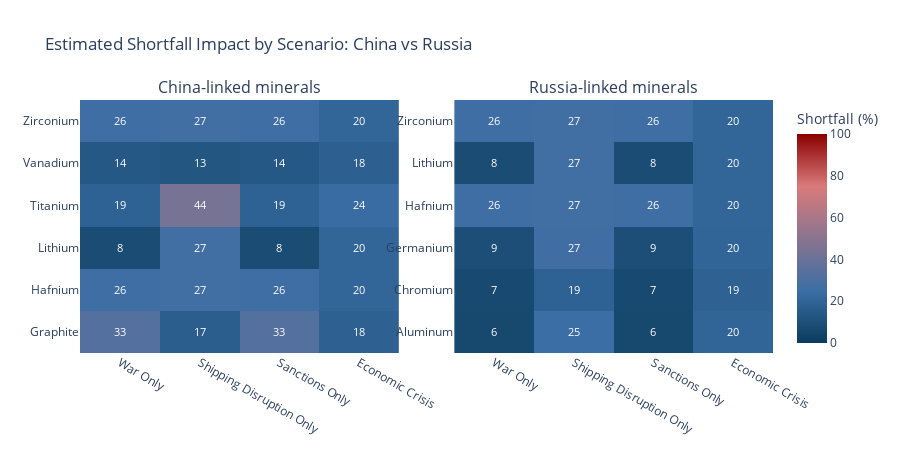

Notebook cell for this chart:
### Code cell
import numpy as np
import pandas as pd
import plotly.graph_objects as go
from plotly.subplots import make_subplots

# Optional: only include minerals where the country share is at least this percent
min_share_threshold = 0  # set to 20 for "meaningful" dependencies

blue_red_scale = [
    [0.0, "#0b3c5d"],   # dark blue
    [0.25, "#3b6ea5"],  # blue

    [0.75, "#d97a7a"],  # light red
    [1.0, "#8b0000"]    # dark red
]

def build_country_heatmap_matrix(country: str, df_sources_out: pd.DataFrame, melt: pd.DataFrame, min_share: float):
    # Minerals linked to the given country (optionally above threshold)
    minerals = (
        df_sources_out.loc[
            (df_sources_out["country"] == country) & (df_sources_out["share_pct"] >= min_share),
            "mineral"
        ]
        .dropna()
        .unique()
    )

    melt_c = melt[melt["mineral"].isin(minerals)].copy()
    if melt_c.empty:
        return None, None, None

    minerals_sorted = sorted(melt_c["mineral"].unique())
    scenarios_sorted = list(melt_c["scenario"].dropna().unique())

    # Pivot to matrix: rows minerals, cols scenarios
    mat = (
        melt_c.pivot_table(index="mineral", columns="scenario", values="shortfall_pct", aggfunc="mean")
        .reindex(index=minerals_sorted, columns=scenarios_sorted)
    )

    z = mat.to_numpy()
    return minerals_sorted, scenarios_sorted, z


# Build matrices
y_china, x_china, z_china = build_country_heatmap_matrix("China", df_sources_out, melt, min_share_threshold)
y_russia, x_russia, z_russia = build_country_heatmap_matrix("Russia", df_sources_out, melt, min_share_threshold)

fig = make_subplots(
    rows=1, cols=2,
    subplot_titles=(
        f"China-linked minerals",
        f"Russia-linked minerals"
    ),
    horizontal_spacing=0.08
)

# Add China heatmap with values
if z_china is not None:
    fig.add_trace(
        go.Heatmap(
            z=z_china,
            x=x_china,
            y=y_china,
            colorscale=blue_red_scale,
            zmin=0,
            zmax=100,
            text=z_china,
            texttemplate="%{text:.0f}",
            textfont=dict(color="white", size=11),
            colorbar=dict(title="Shortfall (%)"),
            showscale=True
        ),
        row=1, col=1
    )

# Add Russia heatmap with values (hide second colorbar)
if z_russia is not None:
    fig.add_trace(
        go.Heatmap(
            z=z_russia,
            x=x_russia,
            y=y_russia,
            colorscale=blue_red_scale,
            zmin=0,
            zmax=100,
            text=z_russia,
            texttemplate="%{text:.0f}",
            textfont=dict(color="white", size=11),
            showscale=False
        ),
        row=1, col=2
    )


fig.update_layout(
    title_text="Estimated Shortfall Impact by Scenario: China vs Russia",
    height=max(
        450,
        24 * max(len(y_china) if y_china else 0, len(y_russia) if y_russia else 0) + 200
    )
)

fig.show()

### Figure 1 — Plotly figure (JSON) as saved in the notebook; plotly's stock layout.template omitted (floating-point values rounded to 4 significant figures)
{"data": [{"colorbar": {"title": {"text": "Shortfall (%)"}}, "colorscale": [[0, "#0b3c5d"], [0.25, "#3b6ea5"], [0.75, "#d97a7a"], [1, "#8b0000"]], "showscale": true, "text": [[33.0, 16.5, 33.0, 18.3], [26.0, 27.0, 26.0, 20.4], [8.0, 27.0, 8.0, 20.4], [19.0, 44.0, 19.0, 23.8], [14.0, 13.0, 14.0, 17.6], [26.0, 27.0, 26.0, 20.4]], "textfont": {"color": "white", "size": 11}, "texttemplate": "%{text:.0f}", "type": "heatmap", "x": ["War Only", "Shipping Disruption Only", "Sanctions Only", "Economic Crisis"], "xaxis": "x", "y": ["Graphite", "Hafnium", "Lithium", "Titanium", "Vanadium", "Zirconium"], "yaxis": "y", "z": [[33.0, 16.5, 33.0, 18.3], [26.0, 27.0, 26.0, 20.4], [8.0, 27.0, 8.0, 20.4], [19.0, 44.0, 19.0, 23.8], [14.0, 13.0, 14.0, 17.6], [26.0, 27.0, 26.0, 20.4]], "zmax": 100, "zmin": 0}, {"colorscale": [[0, "#0b3c5d"], [0.25, "#3b6ea5"], [0.75, "#d97a7a"], [1, "#8b0000"]], "showscale": false, "text": [[6.0, 25.0, 6.0, 20.0], [7.0, 19.0, 7.0, 18.8], [9.0, 26.5, 9.0, 20.3], [26.0, 27.0, 26.0, 20.4], [8.0, 27.0, 8.0, 20.4], [26.0, 27.0, 26.0, 20.4]], "textfont": {"color": "white", "size": 11}, "texttemplate": "%{text:.0f}", "type": "heatmap", "x": ["War Only", "Shipping Disruption Only", "Sanctions Only", "Economic Crisis"], "xaxis": "x2", "y": ["Aluminum", "Chromium", "Germanium", "Hafnium", "Lithium", "Zirconium"], "yaxis": "y2", "z": [[6.0, 25.0, 6.0, 20.0], [7.0, 19.0, 7.0, 18.8], [9.0, 26.5, 9.0, 20.3], [26.0, 27.0, 26.0, 20.4], [8.0, 27.0, 8.0, 20.4], [26.0, 27.0, 26.0, 20.4]], "zmax": 100, "zmin": 0}], "layout": {"annotations": [{"font": {"size": 16}, "showarrow": false, "text": "China-linked minerals", "x": 0.23, "xanchor": "center", "xref": "paper", "y": 1, "yanchor": "bottom", "yref": "paper"}, {"font": {"size": 16}, "showarrow": false, "text": "Russia-linked minerals", "x": 0.77, "xanchor": "center", "xref": "paper", "y": 1, "yanchor": "bottom", "yref": "paper"}], "height": 450, "title": {"text": "Estimated Shortfall Impact by Scenario: China vs Russia"}, "xaxis": {"anchor": "y", "domain": [0, 0.46]}, "xaxis2": {"anchor": "y2", "domain": [0.54, 1]}, "yaxis": {"anchor": "x", "domain": [0, 1]}, "yaxis2": {"anchor": "x2", "domain": [0, 1]}}}
